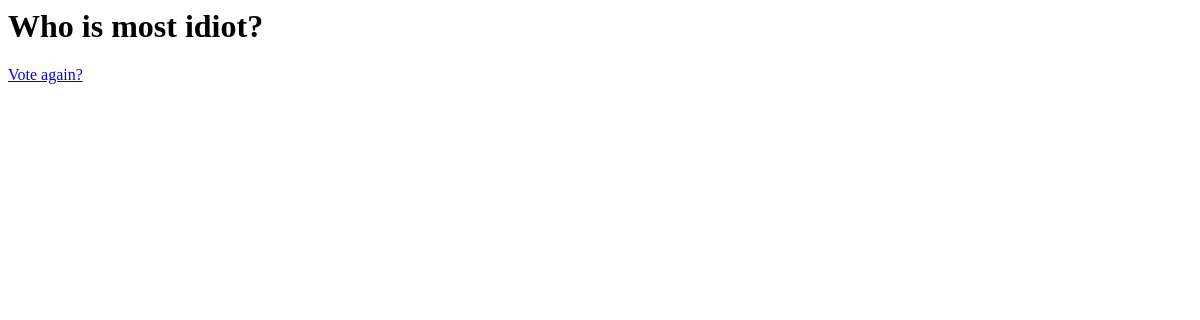
Before: /poll/2/results with the older database file.
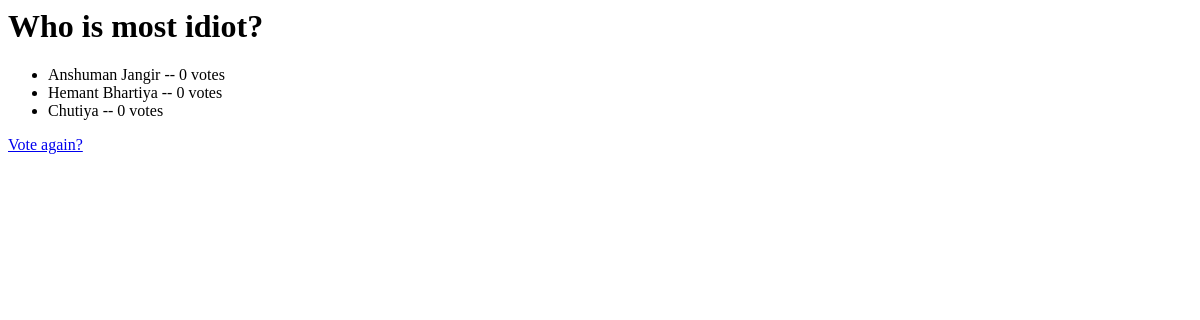
After: the same page with the newer database file.
### Poll/models.py (models this page shows, shortened)
class Question (models.Model):
    questionText=models.CharField(max_length=200)
    publishedDate=models.DateTimeField('Date Published')

class Choices(models.Model):
    question=models.ForeignKey(Question,on_delete=models.CASCADE)
    choiceText=models.CharField(max_length=200)
    votes=models.IntegerField(default=0)

### Poll/views.py (the view)
# urls.py: path('poll/<int:question_id>/results',views.results,name='Results'),
def results(random,question_id):
    question = Question.objects.get(pk=question_id)
    return render (random, 'Poll/results.html', {'question':question})
    return HttpResponse("Your are looking at the results of Question %s."% question_id)

### Poll/templates/Poll/results.html
<h1>{{ question.questionText }}</h1>
<ul>
{% for choice in question.choices_set.all %}
    <li>{{ choice.choiceText }} -- {{ choice.votes }} vote{{ choice.votes|pluralize }}</li>
{% endfor %}
</ul>
<a href="{% url 'Details' question.id %}">Vote again?</a>

Changed rows visible on the page:
added Choices: choiceText "Anshuman Jangir", votes "0"
added Choices: choiceText "Hemant Bhartiya", votes "0"
added Choices: choiceText "Chutiya", votes "0"
